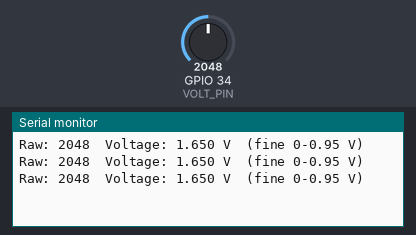
A sketch run on a simulated ESP32. On the bench: the last lines printed to the serial monitor. Inputs (shaded band) come from the test bench; at power-on: GPIO 34 (VOLT_PIN) = 2048 (analog values on the 0–4095 scale).

Above: at 1.2 s.
1.3 s: GPIO 34 (VOLT_PIN) set to 4030
At 1.9 s:
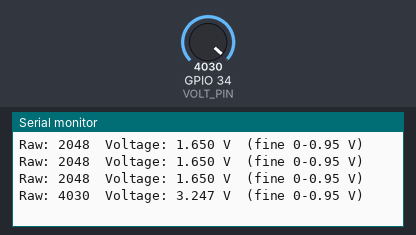
2.8 s: GPIO 34 (VOLT_PIN) set to 4095
At 3.4 s:
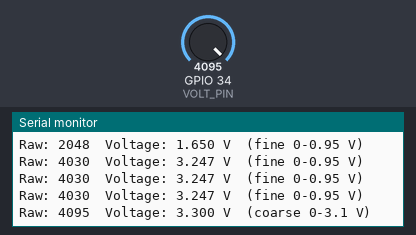

The sketch:

A2_Precision_Voltmeter.ino
```cpp
#include <Arduino.h>

// ---------- Hardware ----------
#define VOLT_PIN        34          // potentiometer wiper (ends to 3.3 V and GND)

// ---------- Ranges ----------
// Fine range  : 0 dB attenuation, about 0..0.95 V, about 0.23 mV per step
// Coarse range: 11 dB attenuation, about 0..3.1 V, about 0.8 mV per step
#define ADC_FULL_SCALE  4095        // a reading this high means the range is saturated
#define SWITCH_DOWN_MV  850         // in the coarse range, below this -> go back to the fine range
#define READ_EVERY_MS   500

bool fineRange = true;              // which range is active now

void selectRange(bool fine) {
  fineRange = fine;
  analogSetAttenuation(fine ? ADC_0db : ADC_11db);   // global call: also rebuilds the mV calibration
}

void setup() {
  Serial.begin(115200);
  analogReadResolution(12);
  selectRange(true);                                  // start in the fine range
}

void loop() {
  // 1) First reading: decide whether the range must change
  int raw = analogRead(VOLT_PIN);
  if (fineRange && raw >= ADC_FULL_SCALE) {
    selectRange(false);                               // too high for 0.95 V: use the coarse range
  } else if (!fineRange && analogReadMilliVolts(VOLT_PIN) < SWITCH_DOWN_MV) {
    selectRange(true);                                // low enough: use the fine range
  }

  // 2) Second reading, in the range now active: this one is printed
  raw = analogRead(VOLT_PIN);
  uint32_t milliVolts = analogReadMilliVolts(VOLT_PIN);   // calibrated with the chip's eFuse data

  Serial.print("Raw: ");
  Serial.print(raw);
  Serial.print("  Voltage: ");
  Serial.print(milliVolts / 1000.0f, 3);
  Serial.print(" V  (");
  Serial.print(fineRange ? "fine 0-0.95 V" : "coarse 0-3.1 V");
  Serial.println(")");

  delay(READ_EVERY_MS);
}
```

Measured:
- the behaviour switches between 4094 and 4095 on GPIO 34 (VOLT_PIN) (found by bisection; images 1 and 2)
- after the input at 1.3 s, the serial monitor: prints a new line after 0.20 s (image 1)
- after the input at 2.8 s, the serial monitor: prints a new line after 0.20 s (image 2)
